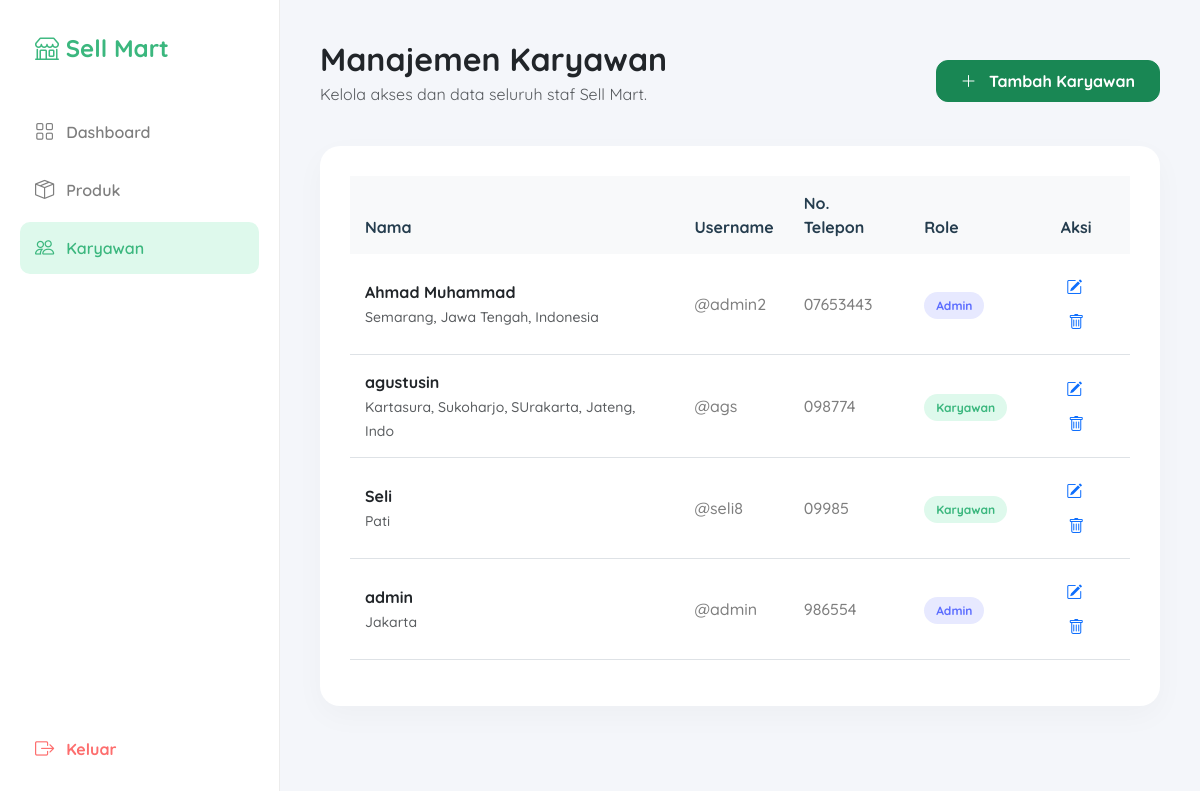
/list_karyawan.php (signed in), run on the app's committed database.
### tables this page shows
CREATE TABLE `karyawan` (
  `id` int(11) NOT NULL,
  `nama_karyawan` varchar(255) NOT NULL,
  `nomor_telepon` varchar(15) DEFAULT NULL,
  `alamat` varchar(255) DEFAULT NULL,
  `username` varchar(100) NOT NULL,
  `password` varchar(100) NOT NULL,
  `role` enum('admin','karyawan') NOT NULL
);

### list_karyawan.php (the view, shortened to what this page needs)
<?php
include 'koneksi.php';
$query = mysqli_query($conn, "SELECT * FROM karyawan ORDER BY id DESC");
?>
<!DOCTYPE html>
<html lang="id">
<head>
    <link href="https://cdn.jsdelivr.net/npm/bootstrap@5.3.0/dist/css/bootstrap.min.css" rel="stylesheet">
    <link rel="stylesheet" href="https://cdn.jsdelivr.net/npm/bootstrap-icons@1.11.0/font/bootstrap-icons.css">
</head>
<body>
    <nav class="sidebar">
        <div class="sidebar-brand">
            <i class="bi bi-shop"></i> Sell Mart
        </div>
        <ul class="nav-menu">
            <li class="nav-item">
                <a href="dashboard.php" class="nav-link">
                    <i class="bi bi-grid"></i> Dashboard
                </a>
            </li>
            <li class="nav-item">
                <a href="list_barang.php" class="nav-link">
                    <i class="bi bi-box-seam"></i> Produk
                </a>
            </li>
            <li class="nav-item">
                <a href="list_karyawan.php" class="nav-link active">
                    <i class="bi bi-people"></i>Karyawan
                </a>
            </li>
        </ul>
        <a href="index.php" class="nav-link logout-link">
            <i class="bi bi-box-arrow-right"></i> Keluar
        </a>
    </nav>
    <main class="content">
        <div class="d-flex justify-content-between align-items-center mb-4">
            <div>
                <h2 class="fw-bold text-dark mb-1">Manajemen Karyawan</h2>
                <p class="text-muted">Kelola akses dan data seluruh staf Sell Mart.</p>
            </div>
            <a href="tambah_karyawan.php" class="btn btn-success fw-bold px-4 py-2" style="border-radius: 12px;">
                <i class="bi bi-plus-lg me-2"></i> Tambah Karyawan
            </a>
        </div>
        <div class="card-table">
            <div class="table-responsive">
                <table class="table">
                    <thead>
                        <tr>
                            <th>Nama</th>
                            <th>Username</th>
                            <th>No. Telepon</th>
                            <th>Role</th>
                            <th class="text-center">Aksi</th>
                        </tr>
                    </thead>
                    <tbody>
                        <?php while($row = mysqli_fetch_assoc($query)): ?>
                        <tr>
                            <td>
                                <div class="fw-bold text-dark"><?php echo $row['nama_karyawan']; ?></div>
                                <small class="text-muted"><?php echo $row['alamat']; ?></small>
                            </td>
                            <td>@<?php echo $row['username']; ?></td>
                            <td><?php echo $row['nomor_telepon']; ?></td>
                            <td>
                                <span class="badge-role <?php echo ($row['role'] == 'admin') ? 'role-admin' : 'role-karyawan'; ?>">
                                    <?php echo $row['role']; ?>
                                </span>
                            </td>
                            <td class="text-center">
                                <a href="edit_karyawan.php?id=<?php echo $row['id']; ?>" class="btn-action btn-outline-primary me-1" title="Edit">
                                    <i class="bi bi-pencil-square"></i>
                                </a>
                                <a href="list_karyawan.php?hapus=<?php echo $row['id']; ?>"
                                   class="btn-action btn-outline-danger"
                                   onclick="return confirm('Yakin ingin menghapus karyawan ini?')" title="Hapus">
                                    <i class="bi bi-trash"></i>
                                </a>
                            </td>
                        </tr>
                        <?php endwhile; ?>
                    </tbody>
                </table>
            </div>
        </div>
    </main>
</body>
</html>

### list_karyawan.php (style rules this page uses)
:root { --primary: #3BB77E; --heading: #253D4E; --text: #7E7E7E; --bg-body: #F4F6FA; }
body { font-family: 'Quicksand', sans-serif; background-color: var(--bg-body); display: flex; }
.sidebar { width: 280px; background-color: #fff; height: 100vh; position: fixed; padding: 20px; border-right: 1px solid #ececec; display: flex; flex-direction: column; z-index: 100; }
.sidebar-brand { font-size: 24px; font-weight: 700; color: var(--primary); margin-bottom: 30px; padding: 10px 15px; }
.nav-menu { list-style: none; padding: 0; flex-grow: 1; }
.nav-link { display: flex; align-items: center; padding: 12px 15px; color: var(--text); text-decoration: none; font-weight: 600; border-radius: 10px; margin-bottom: 5px; transition: 0.3s; }
.nav-link:hover, .nav-link.active { background-color: #DEF9EC; color: var(--primary); }
.nav-link i { margin-right: 12px; font-size: 1.2rem; }
.logout-link { color: #FD6E6E; font-weight: 700; }
.content { margin-left: 280px; padding: 40px; width: 100%; }
.card-table { background: white; border-radius: 20px; padding: 30px; box-shadow: 0 10px 30px rgba(0,0,0,0.03); border: none; }
.table thead th { background-color: #f8f9fa; color: var(--heading); font-weight: 700; border: none; padding: 15px; }
.table tbody td { padding: 15px; vertical-align: middle; color: var(--text); font-weight: 500; }
.badge-role { padding: 6px 12px; border-radius: 50px; font-weight: 700; font-size: 0.75rem; text-transform: capitalize; }
.role-admin { background: #E7E9FF; color: #5B6CFF; }
.role-karyawan { background: #DEF9EC; color: #3BB77E; }
.btn-action { width: 35px; height: 35px; display: inline-flex; align-items: center; justify-content: center; border-radius: 8px; transition: 0.3s; }

### data on the page
karyawan: nama_karyawan "Ahmad Muhammad", alamat "Semarang, Jawa Tengah, Indonesia", username "admin2", nomor_telepon "07653443", role "Admin"
karyawan: nama_karyawan "agustusin", alamat "Kartasura, Sukoharjo, SUrakarta, Jateng, Indo", username "ags", nomor_telepon "098774", role "Karyawan"
karyawan: nama_karyawan "Seli", alamat "Pati", username "seli8", nomor_telepon "09985", role "Karyawan"
karyawan: nama_karyawan "admin", alamat "Jakarta", username "admin", nomor_telepon "986554", role "Admin"
